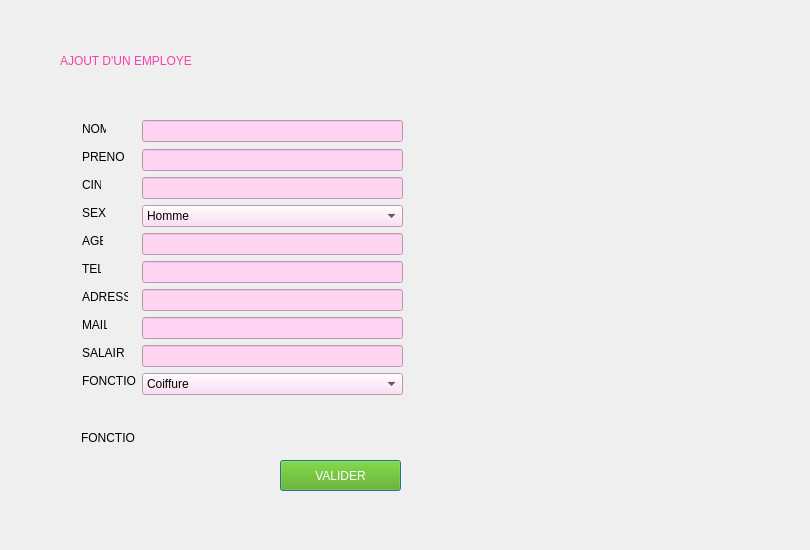
     <widget class="QWidget" name="stackedWidgetPage1">
      <widget class="QPushButton" name="pushButton_valider_ajout">
       <property name="geometry">
        <rect>
         <x>280</x>
         <y>460</y>
         <width>121</width>
         <height>31</height>
        </rect>
       </property>
       <property name="cursor">
        <cursorShape>PointingHandCursor</cursorShape>
       </property>
       <property name="toolTip">
        <string>Valider l'ajout de l'employe</string>
       </property>
       <property name="styleSheet">
        <string notr="true">color: rgb(255, 255, 255);
background-color: rgb(85, 170, 0);</string>
       </property>
       <property name="text">
        <string>VALIDER</string>
       </property>
       <property name="icon">
        <iconset>
         <normaloff>../resources/valider.png</normaloff>../resources/valider.png</iconset>
       </property>
       <property name="autoDefault">
        <bool>false</bool>
       </property>
       <property name="default">
        <bool>true</bool>
       </property>
       <property name="flat">
        <bool>false</bool>
       </property>
      </widget>
      <widget class="QLabel" name="label_menu_active">
       <property name="geometry">
        <rect>
         <x>60</x>
         <y>40</y>
         <width>271</width>
         <height>41</height>
        </rect>
       </property>
       <property name="styleSheet">
        <string notr="true">font: 75 18pt &quot;MS Shell Dlg 2&quot;;
color: rgb(247, 65, 173);</string>
       </property>
       <property name="text">
        <string>AJOUT D'UN EMPLOYE</string>
       </property>
      </widget>
      <widget class="QLabel" name="label_cadre_5">
       <property name="geometry">
        <rect>
         <x>-130</x>
         <y>0</y>
         <width>801</width>
         <height>541</height>
        </rect>
       </property>
       <property name="text">
        <string/>
       </property>
       <property name="pixmap">
        <pixmap>../../Downloads/cadre.png</pixmap>
       </property>
       <property name="scaledContents">
        <bool>true</bool>
       </property>
      </widget>
      <widget class="QComboBox" name="comboBox_sex">
       <property name="geometry">
        <rect>
         <x>142</x>
         <y>205</y>
         <width>261</width>
         <height>22</height>
        </rect>
       </property>
       <property name="styleSheet">
        <string notr="true">background-color: rgb(255, 212, 243);</string>
       </property>
       <item>
        <property name="text">
         <string>Homme</string>
        </property>
       </item>
       <item>
        <property name="text">
         <string>Femme</string>
        </property>
       </item>
      </widget>
      <widget class="QLabel" name="label_5">
       <property name="geometry">
        <rect>
         <x>82</x>
         <y>121</y>
         <width>24</width>
         <height>16</height>
        </rect>
       </property>
       <property name="text">
        <string>NOM</string>
       </property>
      </widget>
      <widget class="QLabel" name="label_6">
       <property name="geometry">
        <rect>
         <x>82</x>
         <y>149</y>
         <width>43</width>
         <height>16</height>
        </rect>
       </property>
       <property name="text">
        <string>PRENOM</string>
       </property>
      </widget>
      <widget class="QLineEdit" name="lineEdit_nom">
       <property name="geometry">
        <rect>
         <x>142</x>
         <y>120</y>
         <width>261</width>
         <height>22</height>
        </rect>
       </property>
       <property name="styleSheet">
        <string notr="true">background-color: rgb(255, 212, 243);</string>
       </property>
      </widget>
      <widget class="QLabel" name="label_7">
       <property name="geometry">
        <rect>
         <x>82</x>
         <y>177</y>
         <width>19</width>
         <height>16</height>
        </rect>
       </property>
       <property name="text">
        <string>CIN</string>
       </property>
      </widget>
      <widget class="QLabel" name="label_14">
       <property name="geometry">
        <rect>
         <x>82</x>
         <y>205</y>
         <width>25</width>
         <height>16</height>
        </rect>
       </property>
       <property name="text">
        <string>SEXE</string>
       </property>
      </widget>
      <widget class="QLineEdit" name="lineEdit_cin">
       <property name="geometry">
        <rect>
         <x>142</x>
         <y>177</y>
         <width>261</width>
         <height>22</height>
        </rect>
       </property>
       <property name="styleSheet">
        <string notr="true">background-color: rgb(255, 212, 243);</string>
       </property>
      </widget>
      <widget class="QLineEdit" name="lineEdit_prenom">
       <property name="geometry">
        <rect>
         <x>142</x>
         <y>149</y>
         <width>261</width>
         <height>22</height>
        </rect>
       </property>
       <property name="styleSheet">
        <string notr="true">background-color: rgb(255, 212, 243);</string>
       </property>
      </widget>
      <widget class="QLabel" name="label_8">
       <property name="geometry">
        <rect>
         <x>82</x>
         <y>233</y>
         <width>21</width>
         <height>16</height>
        </rect>
       </property>
       <property name="text">
        <string>AGE</string>
       </property>
      </widget>
      <widget class="QLabel" name="label_9">
       <property name="geometry">
        <rect>
         <x>82</x>
         <y>261</y>
         <width>19</width>
         <height>16</height>
        </rect>
       </property>
       <property name="text">
        <string>TEL</string>
       </property>
      </widget>
      <widget class="QLineEdit" name="lineEdit_tel">
       <property name="geometry">
        <rect>
         <x>142</x>
         <y>261</y>
         <width>261</width>
         <height>22</height>
        </rect>
       </property>
       <property name="styleSheet">
        <string notr="true">background-color: rgb(255, 212, 243);</string>
       </property>
      </widget>
      <widget class="QLineEdit" name="lineEdit_adresse">
       <property name="geometry">
        <rect>
         <x>142</x>
         <y>289</y>
         <width>261</width>
         <height>22</height>
        </rect>
       </property>
       <property name="styleSheet">
        <string notr="true">background-color: rgb(255, 212, 243);</string>
       </property>
      </widget>
      <widget class="QLabel" name="label_15">
       <property name="geometry">
        <rect>
         <x>82</x>
         <y>289</y>
         <width>46</width>
         <height>16</height>
        </rect>
       </property>
       <property name="text">
        <string>ADRESSE</string>
       </property>
      </widget>
      <widget class="QLineEdit" name="lineEdit_salaire">
       <property name="geometry">
        <rect>
         <x>142</x>
         <y>345</y>
         <width>261</width>
         <height>22</height>
        </rect>
       </property>
       <property name="styleSheet">
        <string notr="true">background-color: rgb(255, 212, 243);</string>
       </property>
      </widget>
      <widget class="QLineEdit" name="lineEdit_mail">
       <property name="geometry">
        <rect>
         <x>142</x>
         <y>317</y>
         <width>261</width>
         <height>22</height>
        </rect>
       </property>
       <property name="styleSheet">
        <string notr="true">background-color: rgb(255, 212, 243);</string>
       </property>
      </widget>
      <widget class="QLabel" name="label_11">
       <property name="geometry">
        <rect>
         <x>82</x>
         <y>345</y>
         <width>42</width>
         <height>16</height>
        </rect>
       </property>
       <property name="text">
        <string>SALAIRE</string>
       </property>
      </widget>
      <widget class="QLabel" name="label_10">
       <property name="geometry">
        <rect>
         <x>82</x>
         <y>317</y>
         <width>25</width>
         <height>16</height>
        </rect>
       </property>
       <property name="text">
        <string>MAIL</string>
       </property>
      </widget>
      <widget class="QLineEdit" name="lineEdit_age">
       <property name="geometry">
        <rect>
         <x>142</x>
         <y>233</y>
         <width>261</width>
         <height>22</height>
        </rect>
       </property>
       <property name="styleSheet">
        <string notr="true">background-color: rgb(255, 212, 243);</string>
       </property>
      </widget>
      <widget class="QLabel" name="label_fonction">
       <property name="geometry">
        <rect>
         <x>81</x>
         <y>430</y>
         <width>54</width>
         <height>16</height>
        </rect>
       </property>
       <property name="text">
        <string>FONCTION</string>
       </property>
      </widget>
      <widget class="QComboBox" name="comboBox_fonction">
       <property name="geometry">
        <rect>
         <x>142</x>
         <y>373</y>
         <width>261</width>
         <height>22</height>
        </rect>
       </property>
       <property name="styleSheet">
        <string notr="true">background-color: rgb(255, 212, 243);</string>
       </property>
       <item>
        <property name="text">
         <string>Coiffure</string>
        </property>
       </item>
       <item>
        <property name="text">
         <string>Pédicure/Manicure</string>
        </property>
       </item>
       <item>
        <property name="text">
         <string>Soins visage</string>
        </property>
       </item>
       <item>
        <property name="text">
         <string>Massage</string>
        </property>
       </item>
      </widget>
      <widget class="QLabel" name="label_2">
       <property name="geometry">
        <rect>
         <x>82</x>
         <y>373</y>
         <width>54</width>
         <height>16</height>
        </rect>
       </property>
       <property name="text">
        <string>FONCTION</string>
       </property>
      </widget>
      <widget class="QLabel" name="label_nom_verif">
       <property name="geometry">
        <rect>
         <x>410</x>
         <y>125</y>
         <width>141</width>
         <height>21</height>
        </rect>
       </property>
       <property name="styleSheet">
        <string notr="true">color: rgb(255, 0, 0);</string>
       </property>
       <property name="text">
        <string/>
       </property>
      </widget>
      <widget class="QLabel" name="label_prenom_verif">
       <property name="geometry">
        <rect>
         <x>410</x>
         <y>150</y>
         <width>141</width>
         <height>21</height>
        </rect>
       </property>
       <property name="styleSheet">
        <string notr="true">color: rgb(255, 0, 0);</string>
       </property>
       <property name="text">
        <string/>
       </property>
      </widget>
      <widget class="QLabel" name="label_adresse_verif">
       <property name="geometry">
        <rect>
         <x>410</x>
         <y>290</y>
         <width>131</width>
         <height>21</height>
        </rect>
       </property>
       <property name="styleSheet">
        <string notr="true">color: rgb(255, 0, 0);</string>
       </property>
       <property name="text">
        <string/>
       </property>
      </widget>
      <widget class="QLabel" name="label_mail_verif">
       <property name="geometry">
        <rect>
         <x>100</x>
         <y>430</y>
         <width>331</width>
         <height>21</height>
        </rect>
       </property>
       <property name="styleSheet">
        <string notr="true">color: rgb(255, 0, 0);</string>
       </property>
       <property name="text">
        <string/>
       </property>
      </widget>
      <zorder>label_fonction</zorder>
      <zorder>label_cadre_5</zorder>
      <zorder>pushButton_valider_ajout</zorder>
      <zorder>label_menu_active</zorder>
      <zorder>comboBox_sex</zorder>
      <zorder>lineEdit_age</zorder>
      <zorder>lineEdit_cin</zorder>
      <zorder>lineEdit_mail</zorder>
      <zorder>lineEdit_nom</zorder>
      <zorder>lineEdit_prenom</zorder>
      <zorder>lineEdit_salaire</zorder>
      <zorder>lineEdit_tel</zorder>
      <zorder>label_10</zorder>
      <zorder>label_11</zorder>
      <zorder>label_14</zorder>
      <zorder>label_15</zorder>
      <zorder>label_5</zorder>
      <zorder>label_6</zorder>
      <zorder>label_7</zorder>
      <zorder>label_8</zorder>
      <zorder>label_9</zorder>
      <zorder>lineEdit_adresse</zorder>
      <zorder>label_2</zorder>
      <zorder>comboBox_fonction</zorder>
      <zorder>label_nom_verif</zorder>
      <zorder>label_prenom_verif</zorder>
      <zorder>label_adresse_verif</zorder>
      <zorder>label_mail_verif</zorder>
     </widget>
